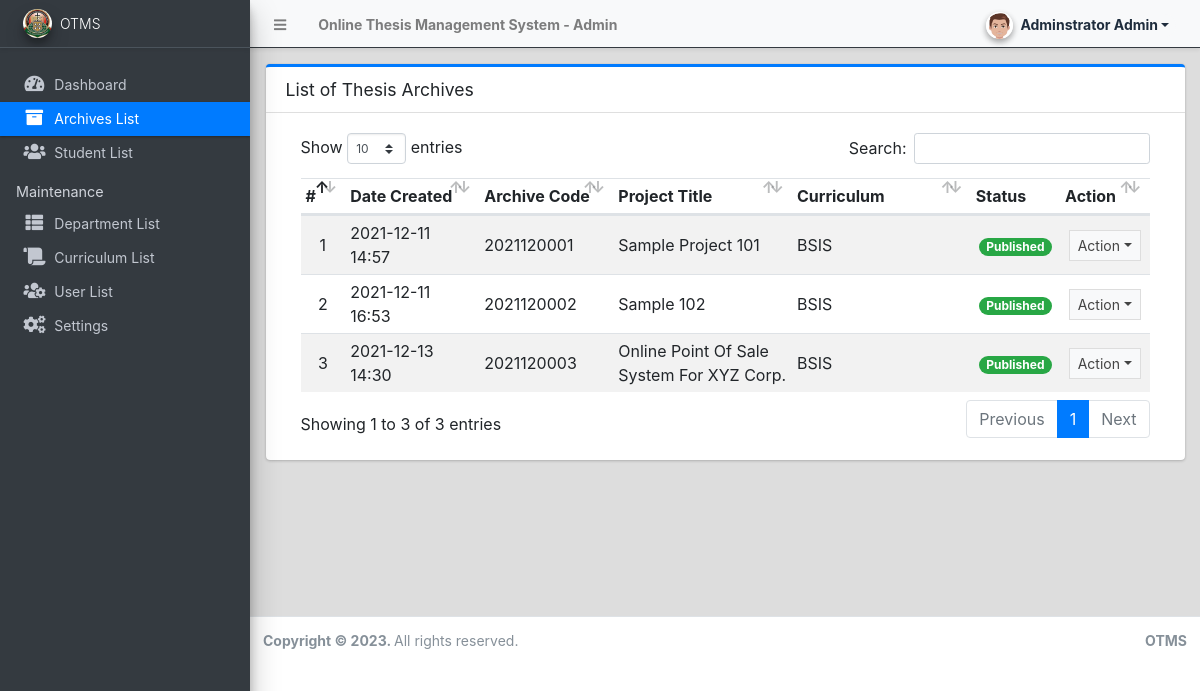
The app's page /admin/?page=archives (signed in) with its own data.
### tables this page shows
CREATE TABLE `archive_list` (
  `id` int(30) NOT NULL,
  `archive_code` varchar(100) NOT NULL,
  `curriculum_id` int(30) NOT NULL,
  `year` year(4) NOT NULL,
  `title` text NOT NULL,
  `abstract` text NOT NULL,
  `members` text NOT NULL,
  `banner_path` text NOT NULL,
  `document_path` text NOT NULL,
  `status` tinyint(1) NOT NULL DEFAULT 0,
  `student_id` int(30) DEFAULT NULL,
  `date_created` datetime NOT NULL DEFAULT current_timestamp(),
  `date_updated` datetime DEFAULT NULL ON UPDATE current_timestamp()
);

### admin/archives/index.php (the view, shortened to what this page needs)
<div class="card card-outline card-primary">
	<div class="card-header">
		<h3 class="card-title">List of Thesis Archives</h3>
	</div>
	<div class="card-body">
		<div class="container-fluid">
        <div class="container-fluid">
			<table class="table table-hover table-striped">
				<colgroup>
					<col width="5%">
					<col width="15%">
					<col width="15%">
					<col width="20%">
					<col width="20%">
					<col width="10%">
					<col width="10%">
				</colgroup>
				<thead>
					<tr>
						<th>#</th>
						<th>Date Created</th>
						<th>Archive Code</th>
						<th>Project Title</th>
						<th>Curriculum</th>
						<th>Status</th>
						<th>Action</th>
					</tr>
				</thead>
				<tbody>
					<?php
						$i = 1;
						$curriculum = $conn->query("SELECT * FROM curriculum_list where id in (SELECT curriculum_id from `archive_list`)");
						$cur_arr = array_column($curriculum->fetch_all(MYSQLI_ASSOC),'name','id');
						$qry = $conn->query("SELECT * from `archive_list` order by `year` desc, `title` desc ");
						while($row = $qry->fetch_assoc()):
					?>
						<tr>
							<td class="text-center"><?php echo $i++; ?></td>
							<td class=""><?php echo date("Y-m-d H:i",strtotime($row['date_created'])) ?></td>
							<td><?php echo ($row['archive_code']) ?></td>
							<td><?php echo ucwords($row['title']) ?></td>
							<td><?php echo $cur_arr[$row['curriculum_id']] ?></td>
							<td class="text-center">
								<?php
                                    switch($row['status']){
                                        case '1':
                                            echo "<span class='badge badge-success badge-pill'>Published</span>";
                                            break;
                                    }
                                ?>
							</td>
							<td align="center">
								 <button type="button" class="btn btn-flat btn-default btn-sm dropdown-toggle dropdown-icon" data-toggle="dropdown">
				                  		Action
				                  </button>
							</td>
						</tr>
					<?php endwhile; ?>
				</tbody>
			</table>
		</div>
		</div>
	</div>
</div>

### records on screen
archive_list: date_created "2021-12-11 14:57", archive_code "2021120001", title "Sample Project 101", curriculum "BSIS", status "Published"
archive_list: date_created "2021-12-11 16:53", archive_code "2021120002", title "Sample 102", curriculum "BSIS", status "Published"
archive_list: date_created "2021-12-13 14:30", archive_code "2021120003", title "Online Point Of Sale System For XYZ Corp.", curriculum "BSIS", status "Published"

### other values on screen
$_settings->info('name') "Online Thesis Management System"
$_settings->userdata('firstname').' '.$_settings->userdata('lastname') "Adminstrator Admin"
$_settings->info('short_name') "OTMS"
